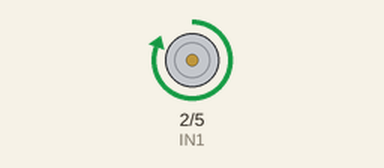
Simulated run of this sketch. Board: Arduino Uno, built with avr-gcc and run on an emulated ATmega328P. On the bench: motor-driver pin pairs drawn as motors (green arrow = first pin HIGH = forward, orange = second pin HIGH = backward, longer = more drive).

Above: at 0.5 s.
At 2.5 s:
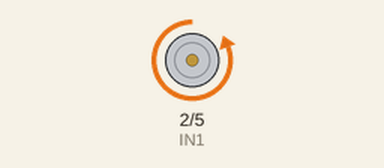
At 3.5 s:
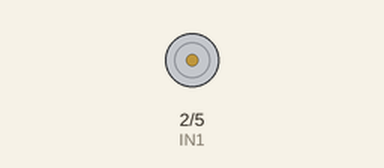
Timing chart, 0 to 5.2 s (numbered marks = the images above):
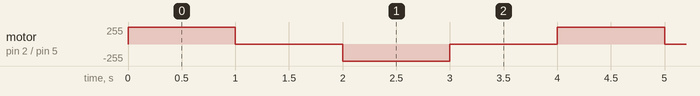

Measured:
- by itself, motor on pin 2 (IN1) / pin 5 (IN2): repeats every 4.0 s: stopped 1.0 s, backward 255/255 1.0 s, stopped 1.0 s, forward 255/255 1.0 s

The sketch:

dc_motor.ino
```cpp
#define IN1 2  //D1
#define IN2 5      //D2
//#define ENA 14    //D5  //pwm
void setup() {
  // put your setup code here, to run once:
    pinMode(IN1,OUTPUT);
    pinMode(IN2,OUTPUT);
   // pinMode(ENA,OUTPUT);

}

void loop() {
  // fwd
      digitalWrite(IN1,HIGH);
      digitalWrite(IN2,LOW);
      //analogWrite(ENA,700);  //0-1023
      delay(1000);

      digitalWrite(IN1,LOW);
      digitalWrite(IN2,LOW);
      delay(1000);

      //REVERSE

      digitalWrite(IN1,LOW);
      digitalWrite(IN2,HIGH);
      //analogWrite(ENA, 700);
      delay(1000);

      digitalWrite(IN1,LOW);
      digitalWrite(IN2,LOW);
      delay(1000);
}
```
